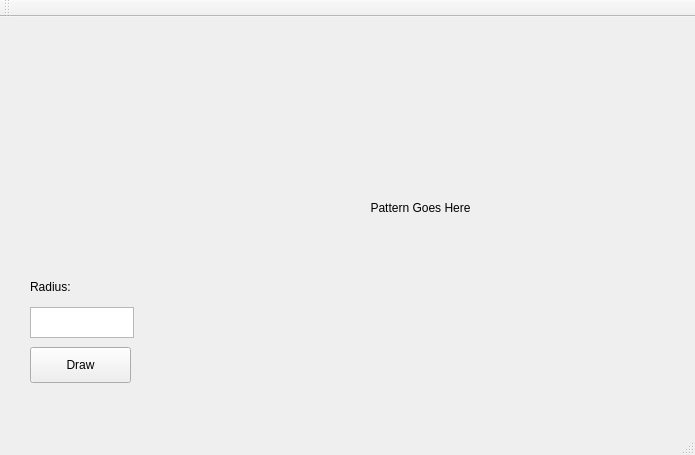
<?xml version="1.0" encoding="UTF-8"?>
<ui version="4.0">
 <class>MainWindow</class>
 <widget class="QMainWindow" name="MainWindow">
  <property name="geometry">
   <rect>
    <x>0</x>
    <y>0</y>
    <width>695</width>
    <height>455</height>
   </rect>
  </property>
  <property name="windowTitle">
   <string>MainWindow</string>
  </property>
  <widget class="QWidget" name="centralWidget">
   <widget class="QLabel" name="label">
    <property name="geometry">
     <rect>
      <x>160</x>
      <y>0</y>
      <width>521</width>
      <height>381</height>
     </rect>
    </property>
    <property name="text">
     <string>Pattern Goes Here</string>
    </property>
    <property name="alignment">
     <set>Qt::AlignCenter</set>
    </property>
   </widget>
   <widget class="QLabel" name="label_2">
    <property name="geometry">
     <rect>
      <x>30</x>
      <y>260</y>
      <width>63</width>
      <height>20</height>
     </rect>
    </property>
    <property name="text">
     <string>Radius:</string>
    </property>
   </widget>
   <widget class="QTextEdit" name="textEdit">
    <property name="geometry">
     <rect>
      <x>30</x>
      <y>290</y>
      <width>104</width>
      <height>31</height>
     </rect>
    </property>
   </widget>
   <widget class="QPushButton" name="pushButton">
    <property name="geometry">
     <rect>
      <x>30</x>
      <y>330</y>
      <width>101</width>
      <height>36</height>
     </rect>
    </property>
    <property name="text">
     <string>Draw</string>
    </property>
   </widget>
  </widget>
  <widget class="QMenuBar" name="menuBar">
   <property name="geometry">
    <rect>
     <x>0</x>
     <y>0</y>
     <width>695</width>
     <height>28</height>
    </rect>
   </property>
  </widget>
  <widget class="QToolBar" name="mainToolBar">
   <attribute name="toolBarArea">
    <enum>TopToolBarArea</enum>
   </attribute>
   <attribute name="toolBarBreak">
    <bool>false</bool>
   </attribute>
  </widget>
  <widget class="QStatusBar" name="statusBar"/>
 </widget>
 <layoutdefault spacing="6" margin="11"/>
 <resources/>
 <connections/>
</ui>
